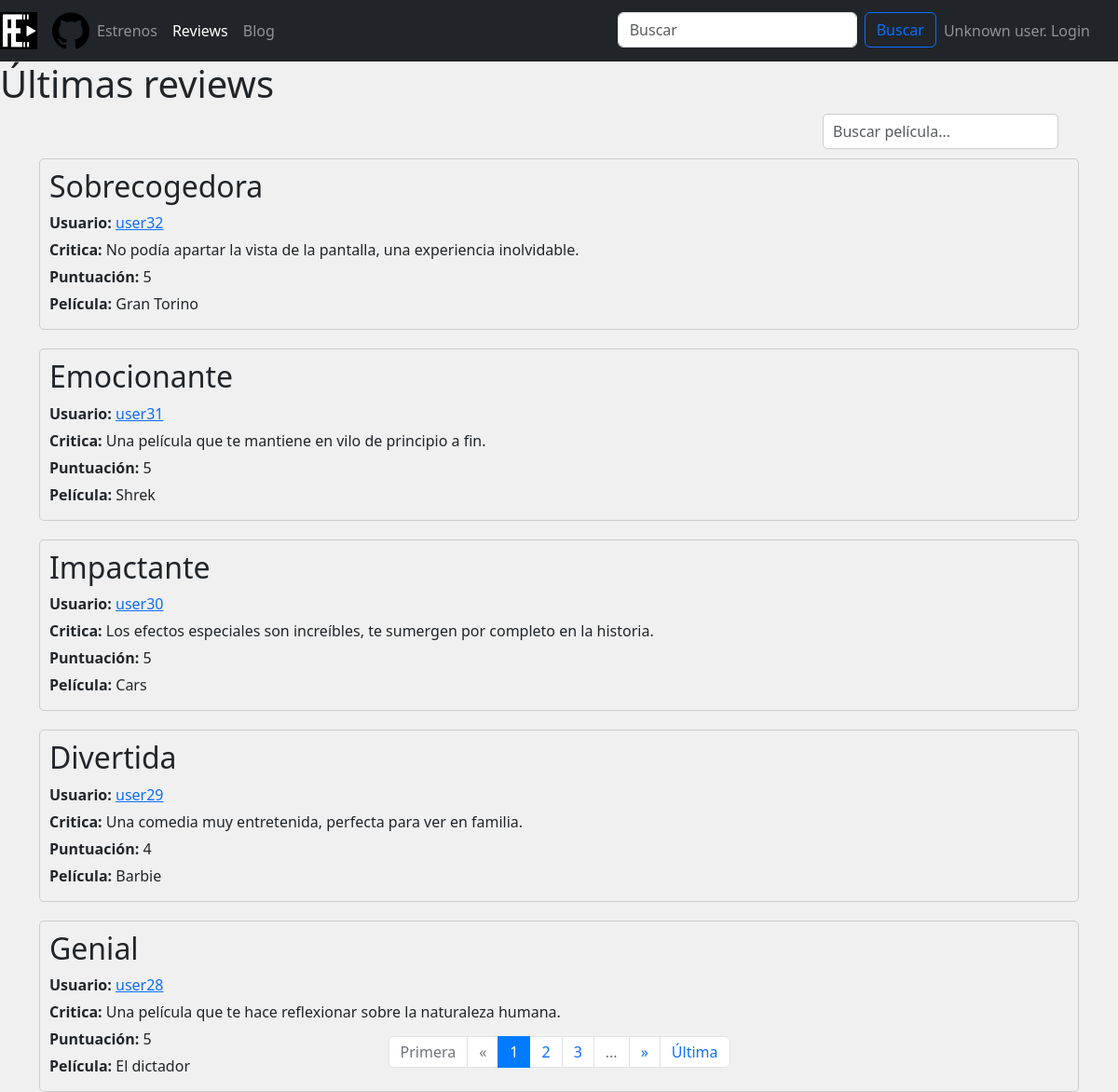
The page /lastReviews.php on the database its author committed.
### tables this page shows
CREATE TABLE `reviews` (
  `ID` int(20) UNSIGNED NOT NULL,
  `usuario` varchar(20) NOT NULL,
  `titulo` varchar(100) NOT NULL,
  `critica` varchar(300) NOT NULL,
  `puntuacion` int(5) UNSIGNED NOT NULL,
  `pelicula` varchar(20) NOT NULL
);

### includes/DTOs/reviewDTO.php (called while the page is built, shortened)
<?php
class reviewDTO
{
    private function setReview($ID, $usuario, $titulo, $critica, $puntuacion, $pelicula)
    {
        $this->usuario = $usuario;
        $this->titulo = $titulo;
        $this->critica = $critica;
        $this->puntuacion = $puntuacion;
        $this->pelicula = $pelicula;
    }
}

### includes/DAOs/reviewDAO.php (called while the page is built, shortened)
<?php
require_once __DIR__ . '/../DTOs/reviewDTO.php';
class ReviewDAO
{
    public function obtener5Reviews($skip)
    {
        $this->conexion = Aplicacion::getInstance()->getConexionBd();
        $query = "SELECT * FROM reviews ORDER BY ID DESC LIMIT 5 OFFSET ?";
        $statement = $this->conexion->prepare($query);
        $statement->bind_param("i", $skip);
        $statement->execute();
        $result = $statement->get_result();
        $reviews = array();
        while ($row = $result->fetch_assoc()) {
            $review = new reviewDTO(
                $row['ID'],
                $row['usuario'],
                $row['titulo'],
                $row['critica'],
                $row['puntuacion'],
                $row['pelicula']
            );
            $reviews[] = $review;
        }
        return $reviews;
    }
    public static function obtenerTotalReviews(){
        $conexion = Aplicacion::getInstance()->getConexionBd();
        $query = "SELECT COUNT(*) AS total FROM reviews";
        $statement = $conexion->prepare($query);
        $statement->execute();
        $result = $statement->get_result();
        $row = $result->fetch_assoc();
        return $row['total'];
    }
}

### includes/Aplicacion.php (called while the page is built, shortened)
<?php
class Aplicacion
{
	private $bdDatosConexion;
	private $inicializada = false;
	private $conn;
	public function init($bdDatosConexion)
	{
		if (!$this->inicializada) {
			$this->bdDatosConexion = $bdDatosConexion;
			$this->inicializada = true;
		}
	}
	public function getConexionBd()
	{
		if (!$this->conn) {
			$bdHost = $this->bdDatosConexion['host'];
			$bdUser = $this->bdDatosConexion['user'];
			$bdPass = $this->bdDatosConexion['pass'];
			$bd = $this->bdDatosConexion['bd'];
			$conn = new mysqli($bdHost, $bdUser, $bdPass, $bd);
			$this->conn = $conn;
		}
		return $this->conn;
	}
}

### includes/SAs/reviewSA.php (called while the page is built, shortened)
<?php
require_once __DIR__ . '/../DAOs/reviewDAO.php';
require_once __DIR__ . '/../DTOs/reviewDTO.php';
class ReviewSA
{
    public function obtener5reviews($skip)
    {
        $reviewDAO = new reviewDAO();
        $reviews = $reviewDAO->obtener5reviews($skip);
        return $reviews;
    }
}

### includes/reviewsPlantilla.php (the view, shortened to what this page needs)
<?php
function renderizarReviews($reviews_mostradas) {
    $html = '<div class="container">';
    foreach ($reviews_mostradas as $review) {
        $editar = '';
        $borrar = '';
        $html .= '
            <div class="review">
                <h2>' . $review->titulo . '</h2>
                <p><strong>Usuario:</strong> <a href="usuario.php?nombre=' . $review->usuario . '">' . $review->usuario . '</a></p>
                <p><strong>Critica:</strong> ' . $review->critica . '</p>
                <p><strong>Puntuación:</strong> ' . $review->puntuacion . '</p>
                <p><strong>Película:</strong> ' . $review->pelicula . '</p>
                ' . $editar . '
                ' . $borrar . '
            </div>';
    }
    return $html;
}
?>

### lastReviews.php (shortened to what this page needs)
<?php
require_once __DIR__ . '/includes/SAs/reviewSA.php';
require_once __DIR__ . '/includes/reviewsPlantilla.php';
$pagina = isset($_GET['pagina']) ? $_GET['pagina'] : 0;
$paginaActual = $pagina;
$reviewSA = new ReviewSA();
$reviews = $reviewSA->obtener5Reviews($paginaActual * 5);
$num_reviews_mostrar = 5;
$reviews_mostradas = array_slice($reviews, 0, $num_reviews_mostrar);
$contenidoPrincipal = '<!DOCTYPE html>
<html lang="es">
<head>
    <meta charset="UTF-8">
    <meta name="viewport" content="width=device-width, initial-scale=1.0">
    <title>Primeras 5 Revisiones</title>
</head>
<body>
    <h1>Últimas reviews</h1>';
$contenidoPrincipal .= '
<form id="searchForm" class="form-inline my-2 my-lg-0" action="/proyecto-web-app/funcionalidades/agregarReseña.php" method="get"
        <div style="position: absolute; right: 8vh;">
            <div class="d-flex flex-column align-items-center">
                <div class="mb-3">
                    <input type="text" name="nombre" class="form-control w-100" id="searchReview" placeholder="Buscar película..."  autocomplete="off">
                <div id="sugerencias" class="w-100"></div>
                </div>
                <div class="list-group position-absolute" id="reviewList"></div>
            </div>
        </div>
</form>
';
$contenidoPrincipal .= '<div style="height: 6vh;"></div>';
$contenidoPrincipal .= renderizarReviews($reviews_mostradas);
$contenidoPrincipal .= '
</body>
</html>';
require BASE_APP . '/includes/vistas/plantillas/plantillaPaginacion.php';

### includes/vistas/plantillas/plantillaPaginacion.php (shortened to what this page needs)
<!DOCTYPE html>
<html lang="es">
<head>
    <link href="https://stackpath.bootstrapcdn.com/bootstrap/4.5.2/css/bootstrap.min.css" rel="stylesheet">
    <link href="https://cdn.jsdelivr.net/npm/bootstrap@5.3.0-alpha1/dist/css/bootstrap.min.css" rel="stylesheet">
    <link rel="stylesheet" type="text/css" href="<?= RUTA_CSS ?>/estilo.css" />
    <link rel="stylesheet" href="https://cdnjs.cloudflare.com/ajax/libs/font-awesome/6.0.0-beta3/css/all.min.css">
</head>
<body>
  <?php
  require RAIZ_APP . '/vistas/comun/cabecera.php';
  $pagina = isset($_GET['pagina']) ? intval($_GET['pagina']) : 0;
  $nombre = isset($_GET['nombre']) ? $_GET['nombre'] : '';
  $current_url = explode('?', $_SERVER['REQUEST_URI'])[0];
  $estrenos_url = RUTA_APP . '/estrenos.php';
  $reviews_url = RUTA_APP . '/lastReviews.php';
  $review_pelicula_url = RUTA_APP . '/reviewPelicula.php';
  $review_usuario_url = RUTA_APP . '/criticasUsuario.php';
  if ($current_url == $reviews_url) {
    $numElementos = ReviewDAO::obtenerTotalReviews();
    $numPaginas = ceil($numElementos / 5);
  } else if ($current_url == $estrenos_url) {
    $numElementos = PeliculaDAO::obtenerTotalPeliculas();
    $numPaginas = ceil($numElementos / 12);
  } else if ($current_url == $review_pelicula_url) {
    $numElementos = ReviewDAO::obtenerTotalReviewsPelicula($nombre);
    $numPaginas = ceil($numElementos / 5);
  } else if ($current_url == $review_usuario_url) {
    $numElementos = ReviewDAO::obtenerTotalReviewsUsuario(unserialize($_SESSION['user_obj'])->getNombreUsuario());
    $numPaginas = ceil($numElementos / 5);
  }
  ?>
  <?= $contenidoPrincipal ?>
  <div id="pagination" class="d-flex justify-content-center align-items-center" style="pointer-events: none;">
    <nav aria-label="Page navigation example">
        <ul class="pagination">
            <li id="firstPage" class="page-item <?= $pagina > 0 ? '' : 'disabled' ?>" style="pointer-events: auto;">
                <a class="page-link" href="<?= $pagina > 0 ? $current_url . '?nombre=' . $nombre . '&pagina=0' : '#' ?>">Primera</a>
            </li>
            <li id="prevPage" class="page-item <?= $pagina > 0 ? '' : 'disabled' ?>" style="pointer-events: auto;">
                <a class="page-link" href="<?= $pagina > 0 ? $current_url . '?nombre=' . $nombre . '&pagina=' . ($pagina - 1) : '#' ?>">&laquo;</a>
            </li>
            <?php
            $inicio = max(0, $pagina - 2);
            $fin = min($numPaginas - 1, $pagina + 2);
            for ($i = $inicio; $i <= $fin; $i++) {
                ?>
                <li class="page-item <?= $pagina == $i ? 'active' : '' ?>" style="pointer-events: auto;">
                    <a class="page-link" href="<?= $current_url ?>?nombre=<?= $nombre ?>&pagina=<?= $i ?>"><?= $i + 1 ?></a>
                </li>
                <?php
            }
            if ($fin < $numPaginas - 1) {
                echo '<li class="page-item disabled"><span class="page-link">...</span></li>';
            }
            ?>
            <li id="nextPage" class="page-item <?= $pagina < $numPaginas - 1 ? '' : 'disabled' ?>" style="pointer-events: auto;">
                <a class="page-link" href="<?= $pagina < $numPaginas - 1 ? $current_url . '?nombre=' . $nombre . '&pagina=' . ($pagina + 1) : '#' ?>">&raquo;</a>
            </li>
            <li id="lastPage" class="page-item <?= $pagina < $numPaginas - 1 ? '' : 'disabled' ?>" style="pointer-events: auto;">
                <a class="page-link" href="<?= $pagina < $numPaginas - 1 ? $current_url . '?nombre=' . $nombre . '&pagina=' . ($numPaginas - 1) : '#' ?>">Última</a>
            </li>
        </ul>
    </nav>
</div>
</body>
</html>

### includes/vistas/comun/cabecera.php (shortened to what this page needs)
<!DOCTYPE html>
<html lang="en">
<head>
</head>
<body>
    <?php
    $current_url = $_SERVER['REQUEST_URI'];
    $estrenos_url = RUTA_APP . '/estrenos.php';
    $reviews_url = RUTA_APP . '/lastReviews.php';
    $blog_url = RUTA_APP . '/blog.php';
    $login_url = RUTA_APP . '/login.php';
    $estrenos_active = ($current_url == $estrenos_url) ? 'active' : '';
    $reviews_active = ($current_url == $reviews_url) ? 'active' : '';
    $blog_active = ($current_url == $blog_url) ? 'active' : '';
    ?>
    <nav class="navbar navbar-expand-lg navbar-dark bg-dark sticky-top">
        <a class="navbar-brand" href="<?= RUTA_APP ?>/index.php">
            <img src="<?= RUTA_IMGS ?>/logo.png" alt="Logo" class="img-fluid" style="max-height: 40px;">
        </a>
        <a class="git-brand" href="https://github.com/AlainMgz/proyecto-web-app?files=1">
            <img src="<?= RUTA_IMGS ?>/git.png" alt="Logo" class="img-fluid" style="max-height: 40px;">
        </a>
        <div class="collapse navbar-collapse" id="navbarSupportedContent">
            <ul class="navbar-nav mr-auto">
                <li class="nav-item <?= $estrenos_active ?>">
                    <a href="<?= $estrenos_url ?>" class="nav-link">Estrenos</a>
                </li>
                <li class="nav-item <?= $reviews_active ?>">
                    <a href="<?= $reviews_url ?>" class="nav-link">Reviews</a>
                </li>
                <li class="nav-item <?= $blog_active ?>">
                    <a href="<?= $blog_url ?>" class="nav-link">Blog</a>
                </li>
            </ul>
            <ul class="navbar-nav ml-auto">
                <li class="nav-item">
                    <form id="searchForm" class="form-inline my-2 my-lg-0" action="/proyecto-web-app/infoPeliculas.php" method="get"
                        autocomplete="off">
                        <input class="form-control mr-sm-2" id="searchInput" type="search" name="nombre"
                            placeholder="Buscar">
                        <button class="btn btn-outline-primary my-2 my-sm-0" type="submit">Buscar</button>
                    </form>
                </li>
                <li class="nav-item">
                    <?php if (!isset($_SESSION["login"]) || $_SESSION["login"] === false): ?>
                    <li class="nav-item"><a href="<?= $login_url ?>" class="nav-link">Unknown user. Login</a></li>
                    <?php endif; ?>
                </li>
            </ul>
        </div>
    </nav>
</body>
</html>

### css/estilo.css (style rules this page uses)
html, body { margin: 0; padding: 0; height: 100%; background-color: #f0f0f0; }
input[type="text"], input[type="number"], textarea { width: 100%; padding: 10px; border: 1px solid #ccc; border-radius: 5px; font-size: 16px; }
.review { margin-bottom: 20px; padding: 10px; border: 1px solid #ccc; border-radius: 5px; }
.review h2 { margin-top: 0; }
.review p { margin-bottom: 5px; }
#pagination { position: fixed; bottom: 10px; left: 0; right: 0; text-align: center; }
#prevPage { float: left; }
#nextPage { float: right; }
.navbar-nav { margin-right: 2%; }

### rows shown on the page
reviews: titulo "Sobrecogedora", usuario "user32", critica "No podía apartar la vista de la pantalla, una experiencia inolvidable.", puntuacion "5", pelicula "Gran Torino"
reviews: titulo "Emocionante", usuario "user31", critica "Una película que te mantiene en vilo de principio a fin.", puntuacion "5", pelicula "Shrek"
reviews: titulo "Impactante", usuario "user30", critica "Los efectos especiales son increíbles, te sumergen por completo en la historia.", puntuacion "5", pelicula "Cars"
reviews: titulo "Divertida", usuario "user29", critica "Una comedia muy entretenida, perfecta para ver en familia.", puntuacion "4", pelicula "Barbie"
reviews: titulo "Genial", usuario "user28", critica "Una película que te hace reflexionar sobre la naturaleza humana.", puntuacion "5", pelicula "El dictador"
